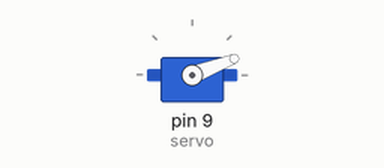
Bench run of a sketch on a simulated Arduino Uno, built with avr-gcc and run on an emulated ATmega328P. Shown: servo.

Above: at 1.05 s.
At 1.35 s:
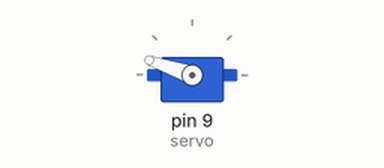
At 1.45 s:
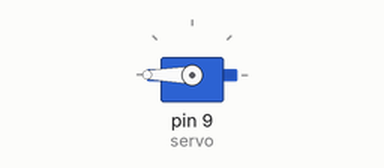
At 1.85 s:
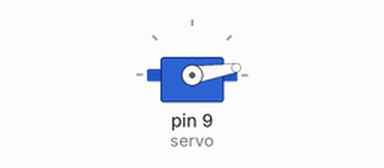
Timing chart, 0 to 4.0 s (numbered marks = the images above):
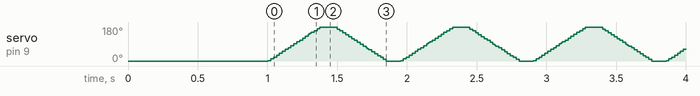

The sketch:

6_-_stim_tactile.ino
```cpp
#include <Servo.h>

Servo servo;

void setup() {

  servo.attach(9);
  servo.write(0);
  delay(1000);
  // put your setup code here, to run once:

}

void loop() {

  for (int i = 0; i <= 180; i++){
    servo.write(i);
    delay(2);
  }

  delay(100);

  for (int i = 180; i >= 0; i--){
    servo.write(i);
    delay(2);
  }

  delay(100);
  // put your main code here, to run repeatedly:

}
```
